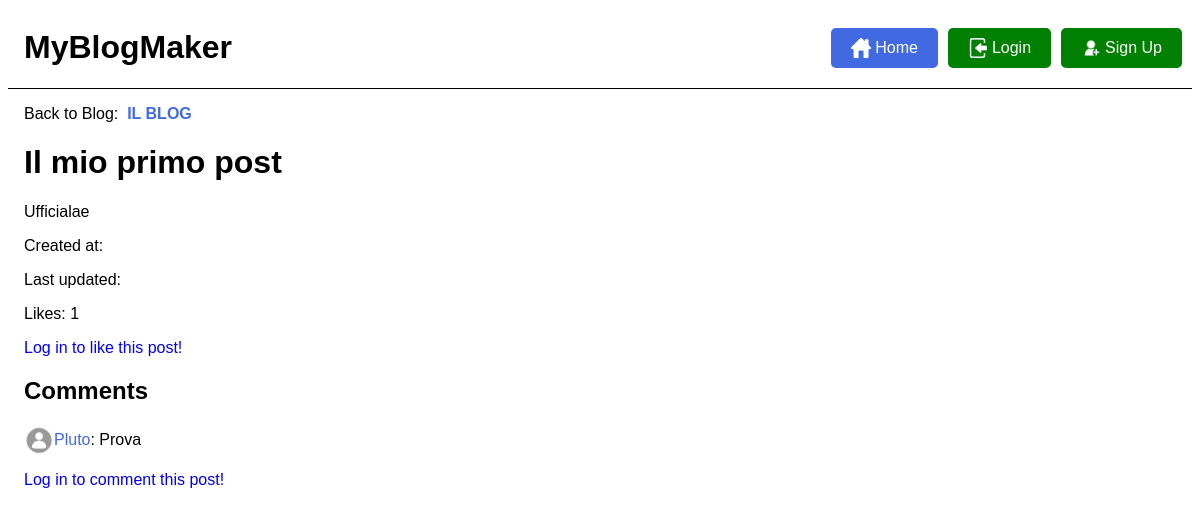
Page /post/4/ on the earlier database version.
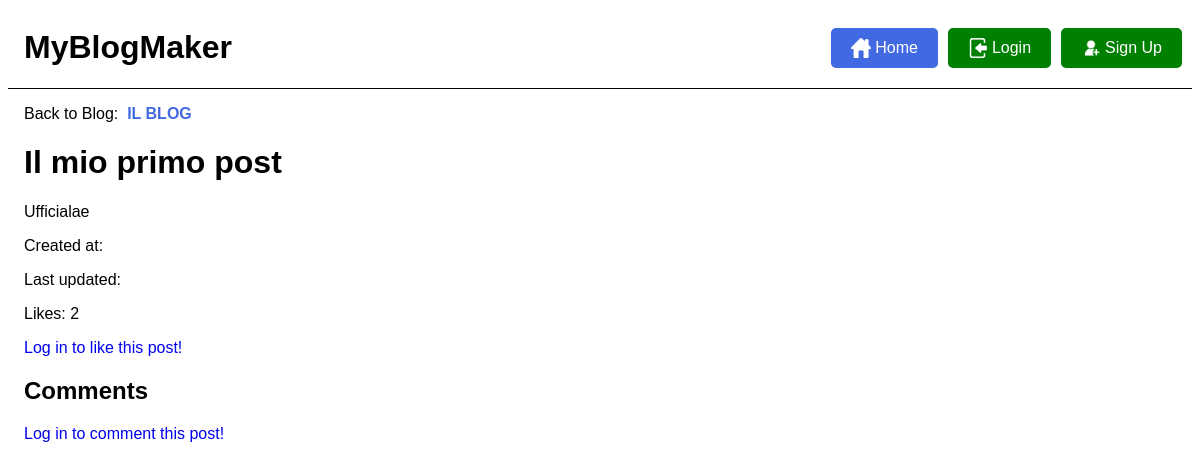
Same page on the later database version.
### blog/models.py (models this page shows, shortened)
class Post(models.Model):
    blog = models.ForeignKey(Blog, on_delete=models.CASCADE, related_name='posts')
    title = models.CharField(max_length=200)
    content = models.TextField()
    published_date = models.DateTimeField(default=timezone.now)
    author = models.ForeignKey(CustomUser, on_delete=models.CASCADE)
    likes = models.ManyToManyField(CustomUser, related_name='liked_posts', blank=True)
    def total_likes(self):
        return self.likes.count()

class Blog(models.Model):
    author = models.ForeignKey(CustomUser, on_delete=models.CASCADE)
    title = models.CharField(max_length=200)
    description = models.TextField()
    created_at = models.DateTimeField(default=timezone.now)
    followers = models.ManyToManyField(CustomUser, related_name='followed_blogs', blank=True)

class Comment(models.Model):
    post = models.ForeignKey(Post, on_delete=models.CASCADE, related_name='comments')
    author = models.ForeignKey(CustomUser, on_delete=models.CASCADE)
    content = models.TextField()
    created_at = models.DateTimeField(default=timezone.now)

### users/models.py (models this page shows, shortened)
class CustomUser(AbstractUser):
    profile_image = models.ImageField(upload_to='profile_images/', default='default.png')
    email = models.CharField(max_length=200, blank=True)
    bio = models.TextField(blank=True)

### blog/views.py (the view)
# urls.py: path('post/<int:pk>/', views.PostDetailView.as_view(), name='post_detail'),
class PostDetailView(DetailView):
    model = Post
    template_name = 'post_detail.html'
    def get_context_data(self, **kwargs):
        data = super().get_context_data(**kwargs)
        likes_connected = get_object_or_404(Post, id=self.kwargs['pk'])
        liked = False
        if likes_connected.likes.filter(id=self.request.user.id).exists():
            liked = True
        data['number_of_likes'] = likes_connected.total_likes()
        data['post_is_liked'] = liked
        data['form'] = CommentForm()
        return data

### templates/post_detail.html (shortened to what this page needs)
{% extends "base_generic.html" %}
{% load static %}
{% block content %}
    <div class="blog_link">
    <p>Back to Blog:  &nbsp;  </p>
    <a href="{% url 'blog_detail' object.blog.pk %}"><h4>{{ object.blog.title }}</h4></a>
    </div>
    <h1>{{ object.title }}</h1>
  <p>{{ object.content }}</p>
  <p>Created at: {{ object.created_at }}</p>
  <p>Last updated: {{ object.updated_at }}</p>
  <p>Likes: <span id="like-count-{{ post.id }}">{{ post.total_likes }}</span></p>
{% if user.is_authenticated %}
  <form action="{% url 'blogpost_like' object.id %}" method="POST">
    {% csrf_token %}
    {% if post_is_liked %}
    <button type="submit" name="blogpost_id" value="{{object.id}}" class="like_button">
    <img src={% static 'images/full_heart.png'%}>
    </button>
    {% else %}
    <button type="submit" name="blogpost_id" value="{{object.id}}" class="like_button">
    <img src={% static 'images/empty_heart.png'%}>
    </button>
    {% endif %}
  </form>
{% else %}
  <a class="btn btn-outline-info" href="{% url 'login' %}?next={{request.path}}">Log in to like this post!</a><br>
{% endif %}
  <h2>Comments</h2>
  <ul>
    {% for comment in object.comments.all %}
      <li>
          <div class="user-wrapper">
            <img src="{{ comment.author.profile_image.url }}" alt="{{ comment.author.username }}" class="profile-image">
            <a href="{% url 'profile' comment.author%}">{{ comment.author }}</a>: {{ comment.content }}
          </div>
      </li>
    {% endfor %}
  </ul>
{% if user.is_authenticated %}
  <button id="show-comment-form" class="blue-button"><div class="icon_button_wrapper">
      <img src={% static 'images/comment_icon.png'%}>Add a Comment</div></button>
  <div id="comment-form-wrapper" style="display: none;">
    <form id="comment-form" method="post" action="{% url 'add_comment' post.pk %}" class="comment-form">
      {% csrf_token %}
      {{ form.as_p }}
      <button type="submit" class="green-button">Publish</button>
    </form>
  </div>
    {% else %}
      <a class="btn btn-outline-info" href="{% url 'login' %}?next={{request.path}}">Log in to comment this post!</a><br>
{% endif %}
{% endblock %}

### templates/base_generic.html (shortened to what this page needs)
{% load static %}
<!DOCTYPE html>
<html lang="en">
<head>
    <link rel="stylesheet" type="text/css" href="{% static 'style.css' %}?v=1.0">
</head>
<body>
    <header class="site-header">
        <div class="site-title"><h1>MyBlogMaker</h1></div>
        <nav class="nav-wrapper">
            <a href="{% url 'blog_list' %}" class="blue-button"><div class="icon_button_wrapper">
            <img src={% static 'images/home_icon.png'%}>Home</div></a>
            {% if user.is_authenticated %}
                <a href="{% url 'profile' user.username %}" class="blue-button"><div class="icon_button_wrapper">
                <img src={% static 'images/user_icon.png'%}>Profile</div></a>
                <form action="{% url 'logout' %}" method="post">
                    {% csrf_token %}
                    <button class="red-button" type="submit"><div class="icon_button_wrapper">
                    <img src={% static 'images/logout_icon.png'%}>Logout</div></button>
                </form>
            {% else %}
                <a href="{% url 'login' %}" class="green-button"><div class="icon_button_wrapper">
                <img src={% static 'images/login_icon.png'%}>Login</div></a>
                <a href="{% url 'signup' %}" class="green-button"><div class="icon_button_wrapper">
                <img src={% static 'images/signup_icon.png'%}>Sign Up</div></a>
            {% endif %}
        </nav>
    </header>
    <main>
        {% block content %}{% endblock %}
    </main>
</body>
</html>

### static/style.css (style rules this page uses)
body { font-family: Source Sans Pro, Helvetica, sans-serif; }
main { margin-left: 1em; }
a { text-decoration: none; }
.site-header { display: flex; justify-content: space-between; border-bottom: 1px solid black; }
.site-title { float: left; margin-left: 1em; }
.nav-wrapper { align-items: center; float: right; display: flex; height: auto; }
.nav-wrapper a, .nav-wrapper form { display: inline-block; margin-right: 10px; }
.green-button, .red-button, .blue-button, .grey-button { width: auto; display: inline-block; padding: 10px 20px; border: none; border-radius: 5px; cursor: pointer; color: white; }
.green-button { background-color: green; }
.blue-button { background-color: royalblue; }
.blog_link { display: flex; align-items: center; }
.blog_link p, .blog_link h4 { margin-bottom: 0; margin-top: 1em; }
.blog_info_wrapper a, .blog_link a, .user-wrapper a { color: royalblue; }
.icon_button_wrapper { display: flex; align-items: center; gap: 4px; }
.icon_button_wrapper img { height: auto; width: 20px; }

Differences in the rows shown:
removed Comment: author.profile_image (placeholder picture), author "Pluto", content "Prova"
computed for Post "Il mio primo post": total_likes "1" → "2"
